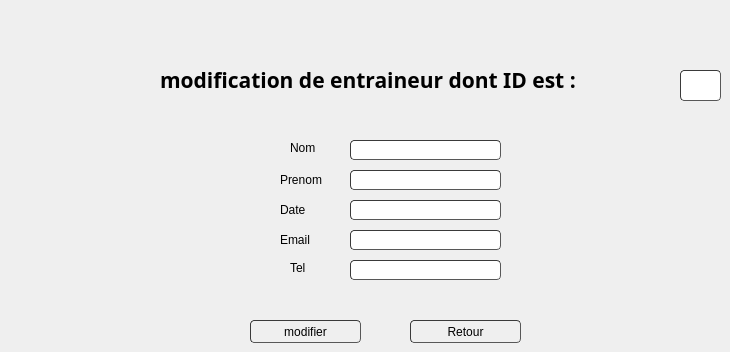
       <widget class="QWidget" name="page_23">
        <widget class="QLabel" name="label_75">
         <property name="geometry">
          <rect>
           <x>160</x>
           <y>50</y>
           <width>511</width>
           <height>61</height>
          </rect>
         </property>
         <property name="font">
          <font>
           <family>Nueva Std</family>
           <pointsize>16</pointsize>
           <weight>75</weight>
           <bold>true</bold>
          </font>
         </property>
         <property name="text">
          <string>modification de entraineur dont   ID est : </string>
         </property>
         <property name="textFormat">
          <enum>Qt::RichText</enum>
         </property>
        </widget>
        <widget class="QLabel" name="label_76">
         <property name="geometry">
          <rect>
           <x>290</x>
           <y>140</y>
           <width>51</width>
           <height>16</height>
          </rect>
         </property>
         <property name="text">
          <string>Nom</string>
         </property>
        </widget>
        <widget class="QLineEdit" name="nom_modif_en">
         <property name="geometry">
          <rect>
           <x>350</x>
           <y>140</y>
           <width>151</width>
           <height>20</height>
          </rect>
         </property>
         <property name="styleSheet">
          <string notr="true">	border-width: 1px; border-radius: 4px;
	border-color: rgb(58, 58, 58);
	border-style: inset;
	padding: 0 8px;


	selection-color: rgb(60, 63, 65);</string>
         </property>
        </widget>
        <widget class="QLineEdit" name="prenom_modif_en">
         <property name="geometry">
          <rect>
           <x>350</x>
           <y>170</y>
           <width>151</width>
           <height>20</height>
          </rect>
         </property>
         <property name="styleSheet">
          <string notr="true">	border-width: 1px; border-radius: 4px;
	border-color: rgb(58, 58, 58);
	border-style: inset;
	padding: 0 8px;


	selection-color: rgb(60, 63, 65);</string>
         </property>
        </widget>
        <widget class="QLineEdit" name="tel_modif_en">
         <property name="geometry">
          <rect>
           <x>350</x>
           <y>260</y>
           <width>151</width>
           <height>20</height>
          </rect>
         </property>
         <property name="styleSheet">
          <string notr="true">	border-width: 1px; border-radius: 4px;
	border-color: rgb(58, 58, 58);
	border-style: inset;
	padding: 0 8px;


	selection-color: rgb(60, 63, 65);</string>
         </property>
        </widget>
        <widget class="QLabel" name="label_77">
         <property name="geometry">
          <rect>
           <x>280</x>
           <y>170</y>
           <width>61</width>
           <height>20</height>
          </rect>
         </property>
         <property name="text">
          <string>Prenom</string>
         </property>
        </widget>
        <widget class="QLabel" name="label_78">
         <property name="geometry">
          <rect>
           <x>290</x>
           <y>260</y>
           <width>51</width>
           <height>16</height>
          </rect>
         </property>
         <property name="text">
          <string>Tel</string>
         </property>
        </widget>
        <widget class="QPushButton" name="modifier_e">
         <property name="geometry">
          <rect>
           <x>250</x>
           <y>320</y>
           <width>111</width>
           <height>23</height>
          </rect>
         </property>
         <property name="styleSheet">
          <string notr="true">	border-width: 1px; border-radius: 4px;
	border-color: rgb(58, 58, 58);
	border-style: inset;
	padding: 0 8px;


	selection-color: rgb(60, 63, 65);</string>
         </property>
         <property name="text">
          <string>modifier</string>
         </property>
         <property name="icon">
          <iconset>
           <normaloff>:/icons/icons8_checkmark_96px.png</normaloff>:/icons/icons8_checkmark_96px.png</iconset>
         </property>
        </widget>
        <widget class="QPushButton" name="Annuler_e">
         <property name="geometry">
          <rect>
           <x>410</x>
           <y>320</y>
           <width>111</width>
           <height>23</height>
          </rect>
         </property>
         <property name="styleSheet">
          <string notr="true">	border-width: 1px; border-radius: 4px;
	border-color: rgb(58, 58, 58);
	border-style: inset;
	padding: 0 8px;


	selection-color: rgb(60, 63, 65);</string>
         </property>
         <property name="text">
          <string>Retour</string>
         </property>
         <property name="icon">
          <iconset>
           <normaloff>:/icons/icons8_back_to_200px.png</normaloff>:/icons/icons8_back_to_200px.png</iconset>
         </property>
        </widget>
        <widget class="QLineEdit" name="id_modif_en">
         <property name="geometry">
          <rect>
           <x>680</x>
           <y>70</y>
           <width>41</width>
           <height>31</height>
          </rect>
         </property>
         <property name="styleSheet">
          <string notr="true">	border-width: 1px; border-radius: 4px;
	border-color: rgb(58, 58, 58);
	border-style: inset;
	padding: 0 8px;


	selection-color: rgb(60, 63, 65);</string>
         </property>
        </widget>
        <widget class="QLineEdit" name="dat_modif_en">
         <property name="geometry">
          <rect>
           <x>350</x>
           <y>200</y>
           <width>151</width>
           <height>20</height>
          </rect>
         </property>
         <property name="styleSheet">
          <string notr="true">	border-width: 1px; border-radius: 4px;
	border-color: rgb(58, 58, 58);
	border-style: inset;
	padding: 0 8px;


	selection-color: rgb(60, 63, 65);</string>
         </property>
        </widget>
        <widget class="QLabel" name="label_79">
         <property name="geometry">
          <rect>
           <x>280</x>
           <y>200</y>
           <width>61</width>
           <height>20</height>
          </rect>
         </property>
         <property name="text">
          <string>Date</string>
         </property>
        </widget>
        <widget class="QLineEdit" name="email_modif_e">
         <property name="geometry">
          <rect>
           <x>350</x>
           <y>230</y>
           <width>151</width>
           <height>20</height>
          </rect>
         </property>
         <property name="styleSheet">
          <string notr="true">	border-width: 1px; border-radius: 4px;
	border-color: rgb(58, 58, 58);
	border-style: inset;
	padding: 0 8px;


	selection-color: rgb(60, 63, 65);</string>
         </property>
        </widget>
        <widget class="QLabel" name="label_80">
         <property name="geometry">
          <rect>
           <x>280</x>
           <y>230</y>
           <width>61</width>
           <height>20</height>
          </rect>
         </property>
         <property name="text">
          <string>Email</string>
         </property>
        </widget>
       </widget>
